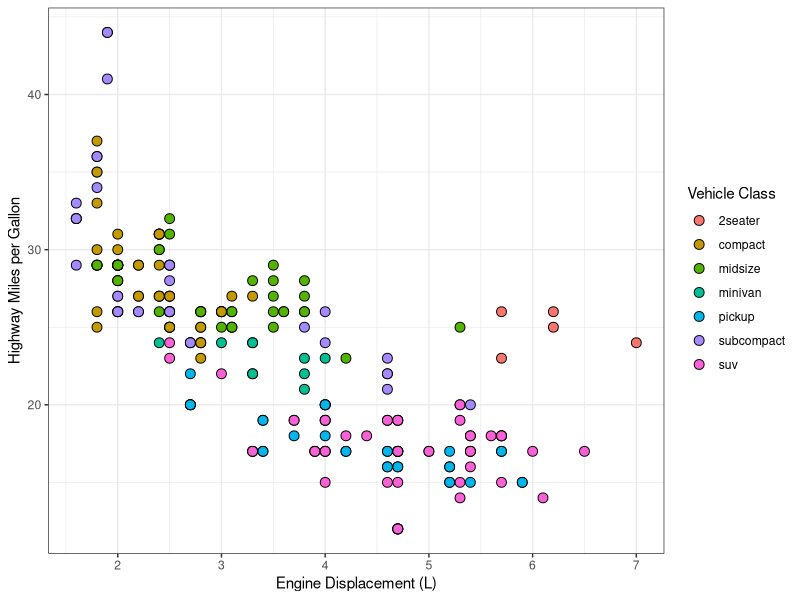

The R script that drew this image:

#------------------------------------#
# MB5370: Techniques in Marine Science 1
# Programming Fundamentals
# Kylah Kalbfleisch
#------------------------------------#
# Workshop 01. Introduction ####



# # Basic arithmetic (e.g. wrangling sea surface temperatures)
# 24.5 + 1.2
# 32.0 / 4
# 1:30
# 
# # Objects and Assignment
# ## This section focuses on understanding how data is stored in R and why that matters.
# 
# 
# # Field survey data
# quadrat_area_m2 <- 0.25
# number_of_quadrats <- 16
# total_area_surveyed <- quadrat_area_m2 * number_of_quadrats
# 
# # Let's print out the result
# print(total_area_surveyed)


# Basic plot
library(ggplot2)
basic_plot <- ggplot(data = mpg) + 
  geom_point(mapping = aes(x = displ, y = hwy, fill = class), colour = "black", size = 3, shape = 21) +
  theme_bw() +
  labs(x = "Engine Displacement (L)", y = "Highway Miles per Gallon", fill = "Vehicle Class") # Changed colour to fill

print(basic_plot)
